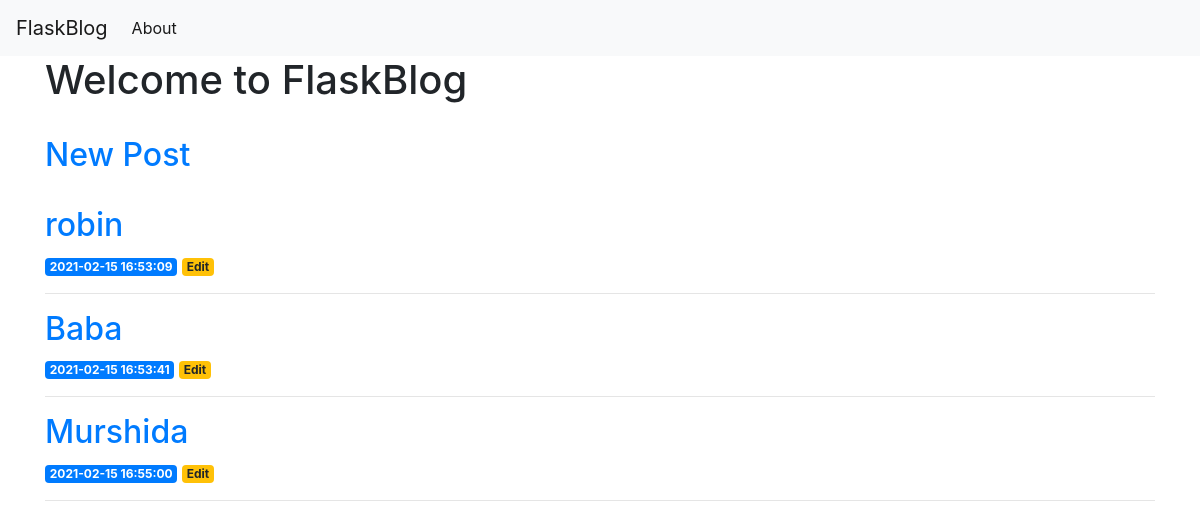
The page / on the database its author committed.
### tables this page shows
CREATE TABLE posts (
    id INTEGER PRIMARY KEY AUTOINCREMENT,
    created TIMESTAMP NOT NULL DEFAULT CURRENT_TIMESTAMP,
    title TEXT NOT NULL,
    content TEXT NOT NULL
);

### flask_blog/app.py (the view)
@app.route('/')
def index():
    conn = get_db_connection()
    posts = conn.execute('SELECT * FROM posts').fetchall()
    conn.close()
    return render_template('index.html', posts=posts)

### flask_blog/app.py (called while the page is built)
def get_db_connection():
    conn = sqlite3.connect('database.db')
    conn.row_factory = sqlite3.Row
    return conn

### flask_blog/templates/index.html (shortened to what this page needs)
{% extends 'base.html' %}
{% block content %}
    <h1>{% block title %} Welcome to FlaskBlog {% endblock %}</h1>
    <h2>
    <a href="{{ url_for('create') }}">New Post</a>
    </h2>
   {% for post in posts %}
        <a href="{{ url_for('post', post_id=post['id']) }}">
            <h2>{{ post['title'] }}</h2>
        </a>
        <span class="badge badge-primary">{{ post['created'] }}</span>
        <a href="{{ url_for('edit', id=post['id']) }}">
            <span class="badge badge-warning">Edit</span>
        </a>
        <hr>
   {% endfor %}
{% endblock %}

### rows shown on the page
posts: title "robin", created "2021-02-15 16:53:09"
posts: title "Baba", created "2021-02-15 16:53:41"
posts: title "Murshida", created "2021-02-15 16:55:00"
